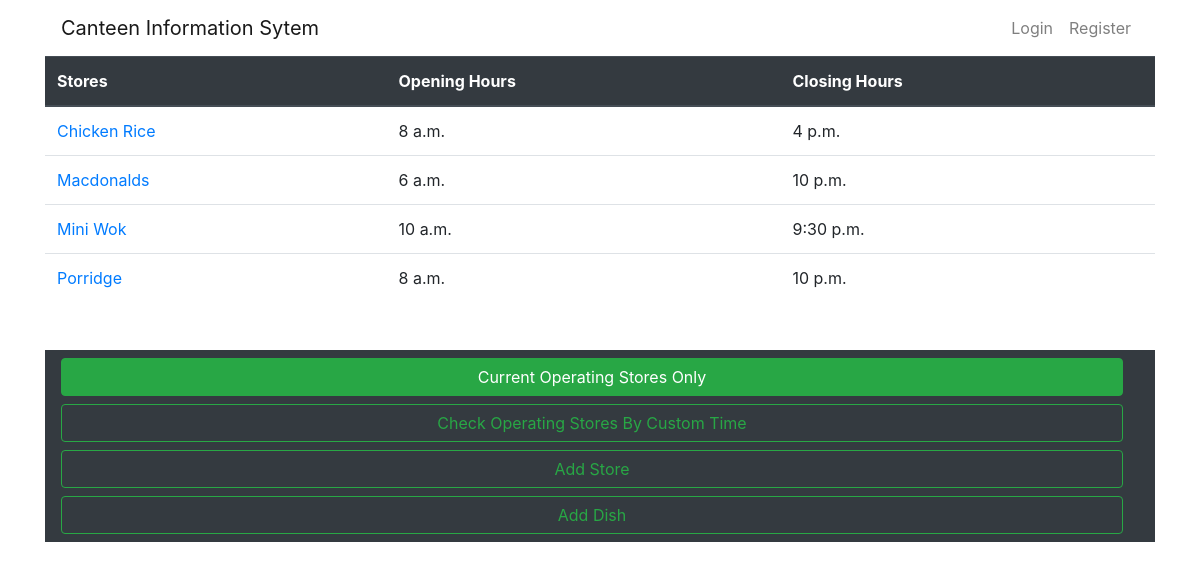
Page /current/ on the committed database.
### info/models.py (models this page shows, shortened)
class Stores(models.Model):
    name = models.CharField(max_length=200)
    wait_time = models.IntegerField()
    start_hour = models.TimeField(default="08:00:00")
    end_hour = models.TimeField(default="08:00:00")

### info/views.py (the view)
# urls.py: path('current/',views.current_store,name='current-store'),
def current_store(request):
    now = datetime.now()
    current_time = now.strftime("%H:%M:%S")
    stores=Stores.objects.filter(start_hour__lte=current_time, end_hour__gte=current_time)
    context={'stores':stores,"form":CustomTime()}
    return render(request,'info/current.html',context)

### info/templates/info/current.html (shortened to what this page needs)
{% extends "info/base.html" %}
{% load crispy_forms_tags %}
{% block content %}
  <nav class="navbar navbar-dark bg-dark mt-5">
    <form class="form-inline" style="width:100%">
      <button class="btn btn-outline-success mr-3 btn-block active" type="button">Current Operating Stores Only</button>
      <button class="btn btn-outline-success mr-3 btn-block" type="button" onclick="document.getElementById('timepicker').style.visibility='visible'">Check Operating Stores By Custom
        Time</button>
        <a class="btn btn-outline-success mr-3 btn-block" type="button" href="{% url 'add-store' %}">Add Store</a>
        <a class="btn btn-outline-success mr-3 btn-block " type="button" href="{% url 'add-dish' %}">Add Dish</a>
    </form>
  </nav>
{% endblock %}

### info/templates/info/base.html (shortened to what this page needs)
<!DOCTYPE html>
<html>
    <head>
        <link rel="stylesheet" href="https://stackpath.bootstrapcdn.com/bootstrap/4.3.1/css/bootstrap.min.css">
    </head>
    <body class="container">
      <nav class="navbar navbar-expand-sm  navbar-light justify-content-end">
        <a class="navbar-brand mr-auto" href="{% url 'info' %}">Canteen Information Sytem</a>
        <div class="collapse navbar-collapse flex-grow-0" id="navbarSupportedContent">
          {% if user.is_authenticated %}
          <ul class="navbar-nav text-right">
            <li class="nav-item ">
              <a class="nav-item nav-link" href="{% url 'logout' %}">Logout</a>
            </li>
        </ul>
        {% else %}
            <ul class="navbar-nav text-right">
                <li class="nav-item ">
                  <a class="nav-link" href="{% url 'login' %}">Login</a>
                </li>
                <li class="nav-item ">
                  <a class="nav-link" href="{% url 'register' %}">Register</a>
                </li>
            </ul>
            {% endif %}
      </nav>
          {%if stores%}
          <table class="table">
            <thead class="thead-dark">
              <tr>
                <th scope="col">Stores</th>
                <th scope="col">Opening Hours</th>
                <th scope="col">Closing Hours</th>
              </tr>
            </thead>
            <tbody>
              {% for store in stores %}
              <tr>
                {% block custom %}<td><a href="{% url 'dish' store.name %}" >{{ store.name }}</a></td>{% endblock %}
                <td>{{ store.start_hour }}</td>
                <td>{{ store.end_hour }}</td>
              </tr>
              {% endfor %}
            </tbody>
          </table>
        {% else %}
          <h2>Sorry, no stores available by this time</h2>
        {% endif %}
        {% block content %}{% endblock %}
    </body>
</html>

### rows in the picture
Stores: name "Chicken Rice", start_hour "8 a.m.", end_hour "4 p.m."
Stores: name "Macdonalds", start_hour "6 a.m.", end_hour "10 p.m."
Stores: name "Mini Wok", start_hour "10 a.m.", end_hour "9:30 p.m."
Stores: name "Porridge", start_hour "8 a.m.", end_hour "10 p.m."
